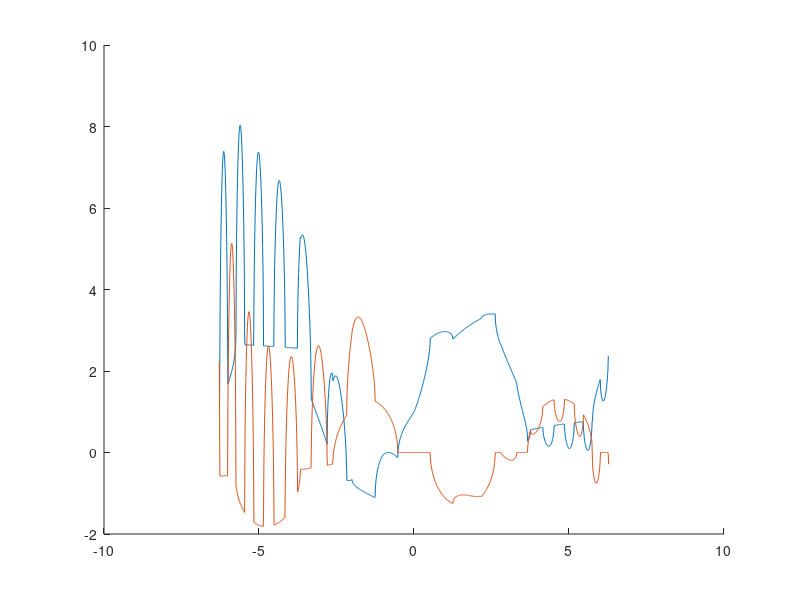

Recreate this plot in MATLAB.
f = @ (x) asin(2.* sin(x))+sqrt(cos(x.^2)).*cos(sqrt(x)) + abs(x).^(1./log(x + 2));
x = [];
y = [];
z = [];
for i = -2*pi:0.01:2*pi
   x = [x i];
   y = [y real(f(i))];
   z = [z imag(f(i))];
end
hold on;
plot(x, y);
plot(x, z);
result = [f(3.4), f(5.0)];
disp('f(3.4) = ');
disp(result(1));
disp('f(5.0) = ');
disp(result(2));